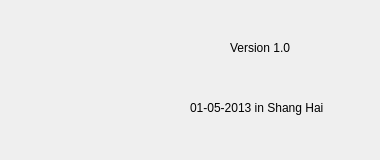
<?xml version="1.0" encoding="UTF-8"?>
<ui version="4.0">
 <class>AboutDlg</class>
 <widget class="QDialog" name="AboutDlg">
  <property name="geometry">
   <rect>
    <x>0</x>
    <y>0</y>
    <width>380</width>
    <height>160</height>
   </rect>
  </property>
  <property name="minimumSize">
   <size>
    <width>380</width>
    <height>160</height>
   </size>
  </property>
  <property name="maximumSize">
   <size>
    <width>380</width>
    <height>160</height>
   </size>
  </property>
  <property name="windowTitle">
   <string>About</string>
  </property>
  <widget class="QLabel" name="label1">
   <property name="geometry">
    <rect>
     <x>230</x>
     <y>40</y>
     <width>81</width>
     <height>16</height>
    </rect>
   </property>
   <property name="text">
    <string>Version 1.0</string>
   </property>
  </widget>
  <widget class="QLabel" name="label">
   <property name="geometry">
    <rect>
     <x>190</x>
     <y>100</y>
     <width>171</width>
     <height>16</height>
    </rect>
   </property>
   <property name="text">
    <string>01-05-2013 in Shang Hai </string>
   </property>
   <property name="scaledContents">
    <bool>true</bool>
   </property>
   <property name="wordWrap">
    <bool>true</bool>
   </property>
  </widget>
  <widget class="QLabel" name="label_2">
   <property name="geometry">
    <rect>
     <x>20</x>
     <y>10</y>
     <width>141</width>
     <height>121</height>
    </rect>
   </property>
   <property name="text">
    <string/>
   </property>
   <property name="pixmap">
    <pixmap resource="papillon.qrc">:/images/about.ico</pixmap>
   </property>
  </widget>
 </widget>
 <resources>
  <include location="papillon.qrc"/>
 </resources>
 <connections/>
</ui>
